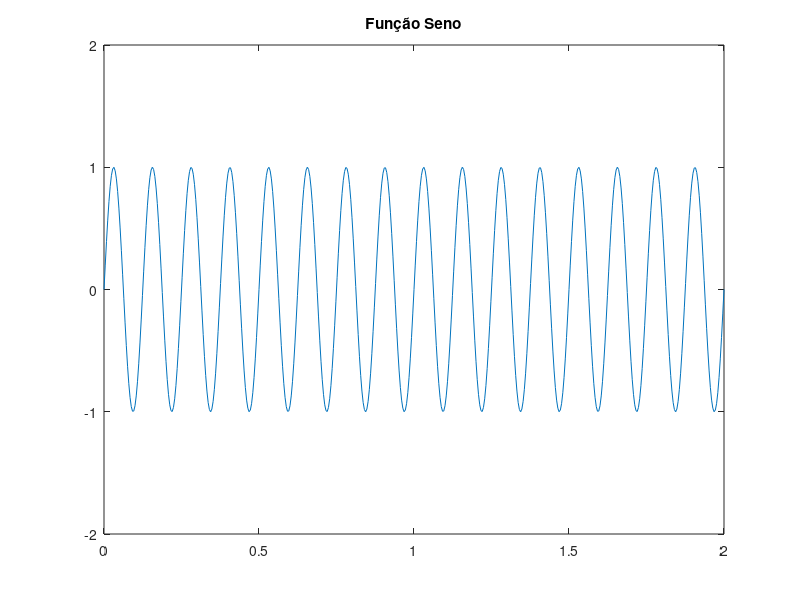
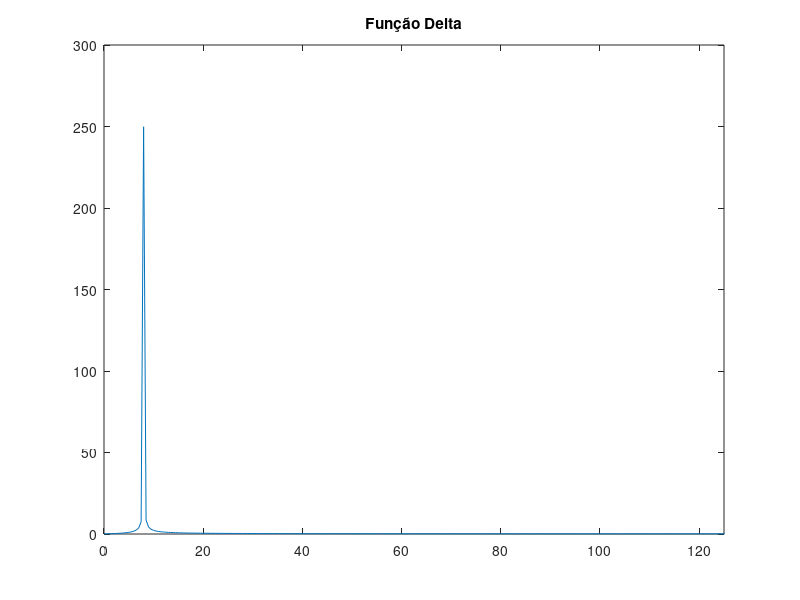

Reproduce these figures in MATLAB, in order.
clear;clc;close all
% Criar os incrementos dt
sampling_duration = 1;
sampling_rate = 250;
dt = sampling_duration/sampling_rate;

% Vetor tempo e função Seno 
t = 0:dt:2;
A = 1;
F = 8;
y = sin(2 * pi * F * t);
figure();
plot(t,y);
title('Função Seno');
axis([0 2 -2 2]);

% Função Delta
ft_y = fft(y);
df = (1/dt)/length(ft_y);
freq = (0:length(ft_y)-1)*df;
figure();
plot(freq, abs(ft_y));
title('Função Delta');
axis([0 125 0 300]);
